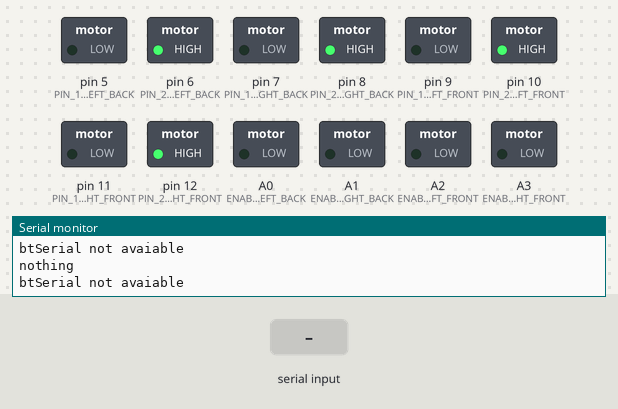
A sketch run on a simulated Arduino Uno, built with avr-gcc and run on an emulated ATmega328P. Shown: switched loads named in the sketch (green lamp = pin HIGH), the last lines printed to the serial monitor. The inputs (shaded band) are chosen by the test bench.

Above: at 1.2 s.
1.3 s: "90,45\n" received over the second serial link
At 1.6 s:
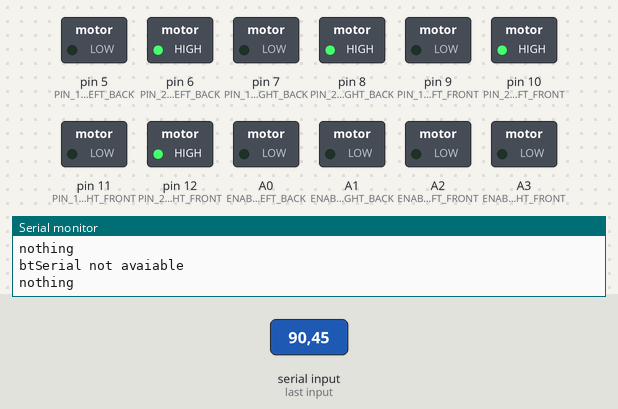
2.8 s: "30,150\n" received over the second serial link
At 3.5 s:
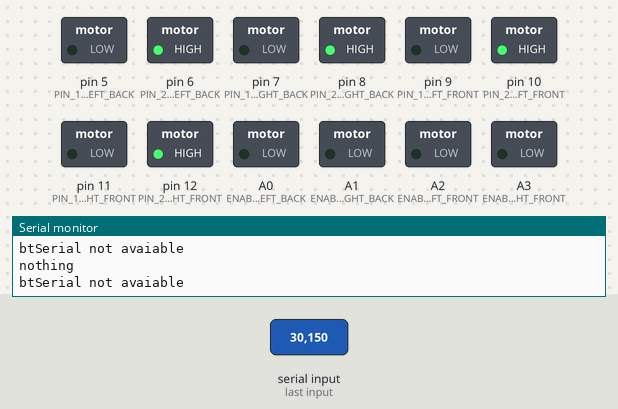
4.3 s: "127\n" received over the second serial link
At 5.3 s:
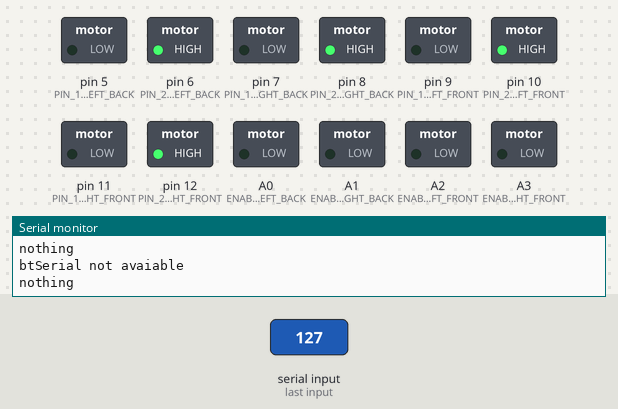
Timing chart, 0 to 7.3 s (numbered marks = the images above; inputs shaded):
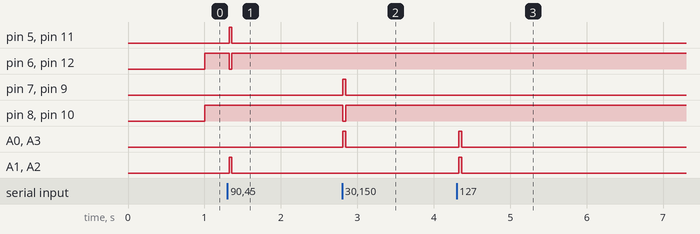

Measured:
- after the input at 1.3 s, pin 5 (PIN_1_MOTOR_LEFT_BACK), pin 11 (PIN_1_MOTOR_RIGHT_FRONT), A1 (ENABLE_MOTOR_RIGHT_BACK), A2 (ENABLE_MOTOR_LEFT_FRONT): LOW → HIGH at once, → LOW 0.04 s later; pin 6 (PIN_2_MOTOR_LEFT_BACK), pin 12 (PIN_2_MOTOR_RIGHT_FRONT): HIGH → LOW at once, → HIGH 0.04 s later
- after the input at 2.8 s, pin 7 (PIN_1_MOTOR_RIGHT_BACK), pin 9 (PIN_1_MOTOR_LEFT_FRONT), A0 (ENABLE_MOTOR_LEFT_BACK), A3 (ENABLE_MOTOR_RIGHT_FRONT): LOW → HIGH at once, → LOW 0.04 s later; pin 8 (PIN_2_MOTOR_RIGHT_BACK), pin 10 (PIN_2_MOTOR_LEFT_FRONT): HIGH → LOW at once, → HIGH 0.04 s later
- after the input at 4.3 s, A0 (ENABLE_MOTOR_LEFT_BACK), A1 (ENABLE_MOTOR_RIGHT_BACK), A2 (ENABLE_MOTOR_LEFT_FRONT), A3 (ENABLE_MOTOR_RIGHT_FRONT): LOW → HIGH at once, → LOW 0.03 s later

The sketch:

car_reciever.ino
```cpp
#include <SoftwareSerial.h>

// HC05 pins
#define RX 2
#define TX 3

SoftwareSerial btSerial(RX, TX);

// enable motor
#define ENABLE_MOTOR_LEFT_BACK A0
#define ENABLE_MOTOR_RIGHT_BACK A1
#define ENABLE_MOTOR_LEFT_FRONT A2
#define ENABLE_MOTOR_RIGHT_FRONT A3

// motor pins
#define PIN_1_MOTOR_LEFT_BACK 5
#define PIN_2_MOTOR_LEFT_BACK 6
#define PIN_1_MOTOR_RIGHT_BACK 7
#define PIN_2_MOTOR_RIGHT_BACK 8
#define PIN_1_MOTOR_LEFT_FRONT 9
#define PIN_2_MOTOR_LEFT_FRONT 10
#define PIN_1_MOTOR_RIGHT_FRONT 11
#define PIN_2_MOTOR_RIGHT_FRONT 12

// constants
#define NO_SIGNAL_NO_MOVEMENT 127

typedef struct _PacketData_
{
  byte lx_axis_value_ = NO_SIGNAL_NO_MOVEMENT;
  byte ly_axis_value_ = NO_SIGNAL_NO_MOVEMENT;
  byte rx_axis_value_ = NO_SIGNAL_NO_MOVEMENT;
  byte ry_axis_value_ = NO_SIGNAL_NO_MOVEMENT;
} PacketData;

// forward declaration
void setMotor(PacketData data);
void rotateMotor(bool state_left_front, bool state_right_front, bool state_left_back, bool state_right_back,
                 int speed_left_front, int speed_right_front, int speed_left_back, int speed_right_back);

//---------------------------------------------------------------------------------------------------------------------
///
/// values from 0 to 254, 127 is center
///
//
void setup()
{
  pinMode(ENABLE_MOTOR_LEFT_BACK, OUTPUT);
  pinMode(ENABLE_MOTOR_LEFT_FRONT, OUTPUT);
  pinMode(ENABLE_MOTOR_RIGHT_BACK, OUTPUT);
  pinMode(ENABLE_MOTOR_RIGHT_FRONT, OUTPUT);
  pinMode(PIN_1_MOTOR_LEFT_BACK, OUTPUT);
  pinMode(PIN_2_MOTOR_LEFT_BACK, OUTPUT);
  pinMode(PIN_1_MOTOR_LEFT_FRONT, OUTPUT);
  pinMode(PIN_2_MOTOR_LEFT_FRONT, OUTPUT);
  pinMode(PIN_1_MOTOR_RIGHT_BACK, OUTPUT);
  pinMode(PIN_2_MOTOR_RIGHT_BACK, OUTPUT);
  pinMode(PIN_1_MOTOR_RIGHT_FRONT, OUTPUT);
  pinMode(PIN_2_MOTOR_RIGHT_FRONT, OUTPUT);

  btSerial.begin(38400);
  Serial.begin(9600);
  Serial.println("Serial started");
}

//---------------------------------------------------------------------------------------------------------------------
///
/// values from 0 to 254, 127 is center
///
//
void loop()
{
  String dataString;
  PacketData x_y_data;

  unsigned long lastRecvTime = 0;

  if (btSerial.available())
  {
    dataString = btSerial.readStringUntil('\n');
    sscanf(dataString.c_str(), "%d,%d,%d,%d", &x_y_data.lx_axis_value_, &x_y_data.ly_axis_value_, &x_y_data.rx_axis_value_, &x_y_data.ry_axis_value_);
    // Serial.println("Received the value");
    // Serial.println(x_y_data.lx_axis_value_);
    Serial.println(x_y_data.ly_axis_value_); // needed
    Serial.println(x_y_data.rx_axis_value_); // needed
    // Serial.println(x_y_data.ry_axis_value_);

    setMotor(x_y_data);
    lastRecvTime = millis();
  }
  else
  {
    Serial.println("btSerial not avaiable");
    unsigned long now = millis();
    if (now - lastRecvTime > 1000 ) // Signal lost after 1 second. Reset the motor to stop
    {
      x_y_data.ly_axis_value_ = NO_SIGNAL_NO_MOVEMENT;
      x_y_data.rx_axis_value_ = NO_SIGNAL_NO_MOVEMENT;
      setMotor(x_y_data);
    }
  }
  delay(10);
}

//---------------------------------------------------------------------------------------------------------------------
///
/// values from 0 to 254, 127 is center
///
//
void setMotor(PacketData data)
{
  // forward - all tires forwards
  if (data.ly_axis_value_ > 130 && data.rx_axis_value_ == 127)
  {
    rotateMotor(HIGH, HIGH, HIGH, HIGH,
                255, 255,
                255, 255);
    Serial.println("forward");
    return;
  }
  // backwards - all tires backwards
  else if (data.ly_axis_value_ < 122 && data.rx_axis_value_ == 127)
  {
    rotateMotor(LOW, LOW, LOW, LOW,
                255, 255,
                255, 255);
    Serial.println("backwards");
    return;
  }
  // going right - left front and right back forward, left back and right front backwards
  else if (data.ly_axis_value_ == 127 && data.rx_axis_value_ > 130)
  {
    rotateMotor(HIGH, LOW, LOW, HIGH,
                255, 255,
                255, 255);
    Serial.println("right");
    return;
  }
  // going left - left front and right back backwards, left back and right front forward
  else if (data.ly_axis_value_ == 127 && data.rx_axis_value_ < 122)
  {
    rotateMotor(LOW, HIGH, HIGH, LOW,
                255, 255,
                255, 255);
    Serial.println("left");
    return;
  }
  // going right forward - left front and right back forward, left back and right front nothing
  else if (data.ly_axis_value_ > 130 && data.rx_axis_value_ > 130)
  {
    rotateMotor(HIGH, LOW, LOW, HIGH,
                255, 0,
                0, 255);
    Serial.println("right forward");
    return;
  }
  // going left forward - left back and right front forward, left front and right back nothing
  else if (data.ly_axis_value_ > 130 && data.rx_axis_value_ < 122)
  {
    rotateMotor(HIGH, LOW, LOW, HIGH,
                0, 255,
                255, 0);
    Serial.println("left forward");
    return;
  }
  // going right backwards - left back and right front backwards, left front and right back nothing
  else if (data.ly_axis_value_ < 122 && data.rx_axis_value_ > 130)
  {
    rotateMotor(HIGH, LOW, LOW, HIGH,
                0, 255,
                255, 0);
    Serial.println("right backwards");
    return;
  }
  // going left backwards - left front and right back backwards, left back and right front nothing
  else if (data.ly_axis_value_ < 122 && data.rx_axis_value_ < 122)
  {
    rotateMotor(LOW, HIGH, HIGH, LOW,
                255, 0,
                0, 255);
    Serial.println("left backwards");
    return;
  }
  // no connection or no movementn
  else /*(data.ly_axis_value_ == NO_SIGNAL_NO_MOVEMENT && data.rx_axis_value_ == NO_SIGNAL_NO_MOVEMENT) */
  {
    rotateMotor(LOW, LOW, LOW, LOW, 0, 0, 0, 0);
    Serial.println("nothing");
    return;
  }
}


//---------------------------------------------------------------------------------------------------------------------
///
/// this functions writes all the values to the specific pins for the motors
///
/// @param values for the motors
//
void rotateMotor(bool state_left_front, bool state_right_front, bool state_left_back, bool state_right_back,
                 int speed_left_front, int speed_right_front, int speed_left_back, int speed_right_back)
{
  digitalWrite(PIN_1_MOTOR_LEFT_BACK, state_left_back);
  digitalWrite(PIN_2_MOTOR_LEFT_BACK, !state_left_back);

  digitalWrite(PIN_1_MOTOR_LEFT_FRONT, state_left_front);
  digitalWrite(PIN_2_MOTOR_LEFT_FRONT, !state_left_front);

  digitalWrite(PIN_1_MOTOR_RIGHT_BACK, state_right_back);
  digitalWrite(PIN_2_MOTOR_RIGHT_BACK, !state_right_back);

  digitalWrite(PIN_1_MOTOR_RIGHT_FRONT, state_right_front);
  digitalWrite(PIN_2_MOTOR_RIGHT_FRONT, !state_right_front);

  analogWrite(ENABLE_MOTOR_LEFT_BACK, speed_left_back);
  analogWrite(ENABLE_MOTOR_LEFT_FRONT, speed_left_front);
  analogWrite(ENABLE_MOTOR_RIGHT_BACK, speed_right_back);
  analogWrite(ENABLE_MOTOR_RIGHT_FRONT, speed_right_front);
}
```
